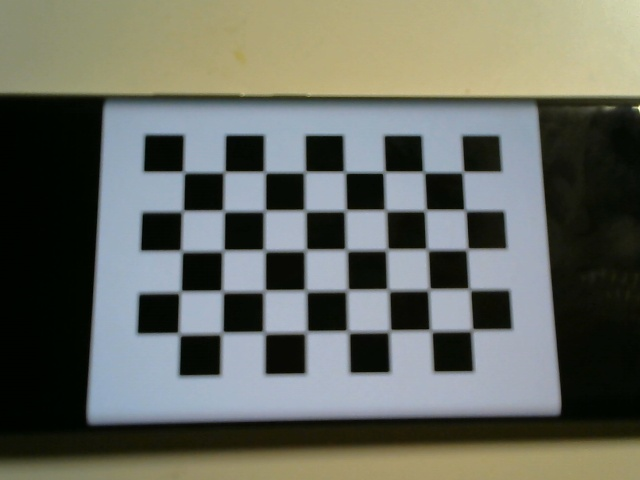
#> input picture calibration_checkerboard/photo_0.jpg, 640 x 480 px
$ python calibration.py --dir calibration_checkerboard
#> lines starting #> are read from the running program, lines starting #| are printed output that depends on the picture; after the words box and inside, x2 and y2 are one past the last pixel; in counts of white or black regions, pixels touching at a corner belong together; long printed decimals are rounded
'''
Sample Usage:-
python calibration.py --dir calibration_checkerboard/ --square_size 0.009
'''

import numpy as np
import cv2
import os
import argparse


def calibrate(dirpath, square_size, width, height, visualize=False):
    """ Apply camera calibration operation for images in the given directory path. """
#> called with dirpath = 'calibration_checkerboard', square_size = 1, width = 8, height = 5, visualize = False

    # termination criteria
    criteria = (cv2.TERM_CRITERIA_EPS + cv2.TERM_CRITERIA_MAX_ITER, 30, 0.001)

    # prepare object points, like (0,0,0), (1,0,0), (2,0,0) ....,(8,6,0)
    objp = np.zeros((height*width, 3), np.float32)
    objp[:, :2] = np.mgrid[0:width, 0:height].T.reshape(-1, 2)

    objp = objp * square_size

    # Arrays to store object points and image points from all the images.
    objpoints = []  # 3d point in real world space
    imgpoints = []  # 2d points in image plane.

    images = os.listdir(dirpath)

    for fname in images:
        img = cv2.imread(os.path.join(dirpath, fname))
#> img is the input picture: shape (480, 640, 3); mean B, G, R 96.9, 105.8, 102.7
        gray = cv2.cvtColor(img, cv2.COLOR_BGR2GRAY)
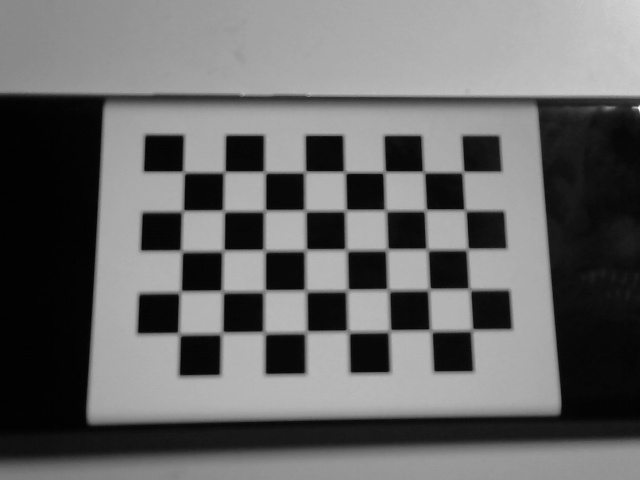
#> gray: shape (480, 640); min 1, max 250, mean 103.8

        # Find the chess board corners
        ret, corners = cv2.findChessboardCorners(gray, (width, height), None) # 棋盘格每行每列角点个数
#> ret = True; corners = 40 rows, first 8: [183, 173], [224, 172], [266.2, 170], [304.5, 172], [344.5, 172], [384.5, 172], [423.5, 172], [463, 172]
        print(ret)
#| True
        # If found, add object points, image points (after refining them)
        if ret:
            objpoints.append(objp)

            corners2 = cv2.cornerSubPix(gray, corners, (11, 11), (-1, -1), criteria)
#> corners2 = 40 rows, first 8: [183.6, 172], [224.4, 171.8], [264.7, 172], [304.8, 171.8], [344.7, 172], [384.2, 172], [423.7, 171.9], [463, 171.8]
            imgpoints.append(corners2)

            # Draw and display the corners
            img = cv2.drawChessboardCorners(img, (width, height), corners2, ret)
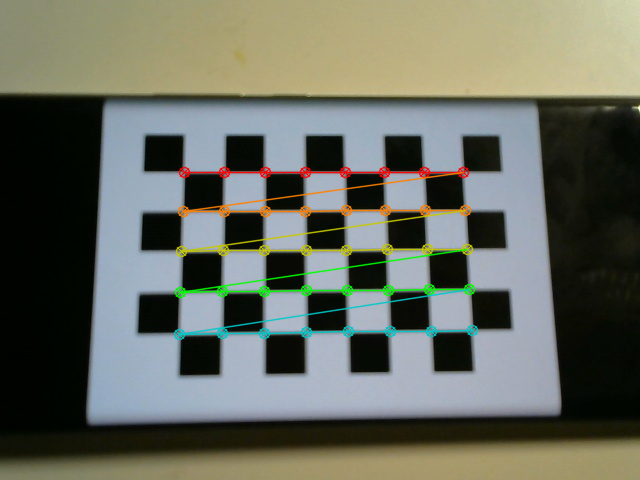
#> img: shape (480, 640, 3); 3.52% of pixels changed, all inside (x1, y1, x2, y2) = (173, 166, 479, 341)

        if visualize:
            cv2.imshow('img',img)
            cv2.waitKey(0)
#> pass 2 of the loop in calibrate, `for fname in images:`:
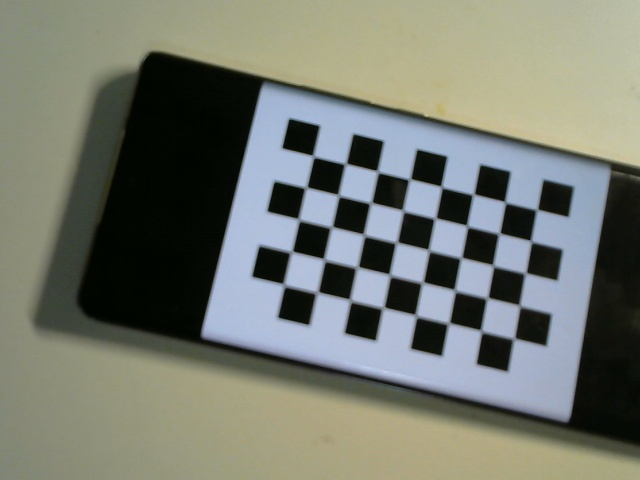
#> input picture calibration_checkerboard/photo_1.jpg, 640 x 480 px
#> in calibrate, img is the input picture: shape (480, 640, 3); mean B, G, R 111.8, 121.6, 117.6
#> in calibrate, `gray = cv2.cvtColor(img, cv2.COLOR_BGR2GRAY)`:
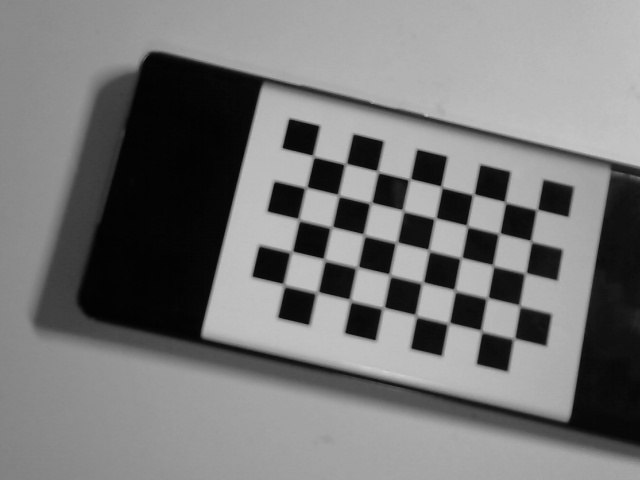
#> gray: shape (480, 640); min 1, max 211, mean 119.3
#> corners = 40 rows, first 8: [312.4, 154.5], [345, 164], [377.5, 171.5], [409.3, 179.2], [440.2, 185.6], [474.5, 193], [504.5, 200.6], [538.4, 208.9]
#| True
#> corners2 = 40 rows, first 8: [313.3, 156.2], [345.5, 163.8], [377.6, 171.6], [409.7, 179.2], [441.5, 186.8], [473.4, 194.4], [505.2, 202.1], [536.9, 209.6]
#> in calibrate, `img = cv2.drawChessboardCorners(img, (width, height), corners2, ret)`:
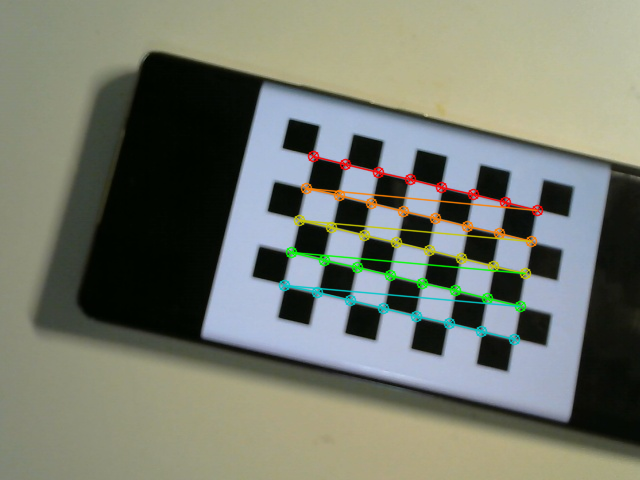
#> img: shape (480, 640, 3); 2.99% of pixels changed, all inside (x1, y1, x2, y2) = (278, 150, 544, 346)


    ret, mtx, dist, rvecs, tvecs = cv2.calibrateCamera(objpoints, imgpoints, gray.shape[::-1], None, None)
#> ret = 0.116; mtx = [[536.6, 0, 341.3], [0, 551.5, 366.3], [0, 0, 1]]; dist = [[0.0224, 0.00605, 0.00975, -0.00156, 0.105]]; rvecs = ([-0.148, -0.0332, -0.0162], [-0.107, -0.0427, 0.217]); tvecs = ([-3.91, -4.72, 13.31], [-0.843, -6.22, 16.2])

    return [ret, mtx, dist, rvecs, tvecs]


if __name__ == '__main__':
    ap = argparse.ArgumentParser()
    ap.add_argument("-d", "--dir", required=True, help="Path to folder containing checkerboard images for calibration")
    ap.add_argument("-w", "--width", type=int, help="Width of checkerboard (default=9)",  default=8) # 棋盘格每行每列角点个数
    ap.add_argument("-t", "--height", type=int, help="Height of checkerboard (default=6)", default=5) # 棋盘格每行每列角点个数
    ap.add_argument("-s", "--square_size", type=float, default=1, help="Length of one edge (in metres)")
    ap.add_argument("-v", "--visualize", type=str, default="False", help="To visualize each checkerboard image")
    args = vars(ap.parse_args())

    dirpath = args['dir']
    # 2.4 cm == 0.024 m
    # square_size = 0.024
    # 内部小正方形的边长
    square_size = args['square_size']

    width = args['width']
    height = args['height']

    if args["visualize"].lower() == "true":
        visualize = True
    else:
        visualize = False

    ret, mtx, dist, rvecs, tvecs = calibrate(dirpath, square_size, visualize=visualize, width=width, height=height)
#> ret = 0.116; mtx = [[536.6, 0, 341.3], [0, 551.5, 366.3], [0, 0, 1]]; dist = [[0.0224, 0.00605, 0.00975, -0.00156, 0.105]]; tvecs = ([-3.91, -4.72, 13.31], [-0.843, -6.22, 16.2])

    print(mtx)
#| [[536.589   0.         341.346]
#|  [  0.         551.491 366.307 ]
#|  [  0.           0.           1.        ]]
    print(dist)
#| [[ 0.02242  0.006053  0.009752 -0.001561  0.1045]]

    np.save("calibration_matrix", mtx)
    np.save("distortion_coefficients", dist)
